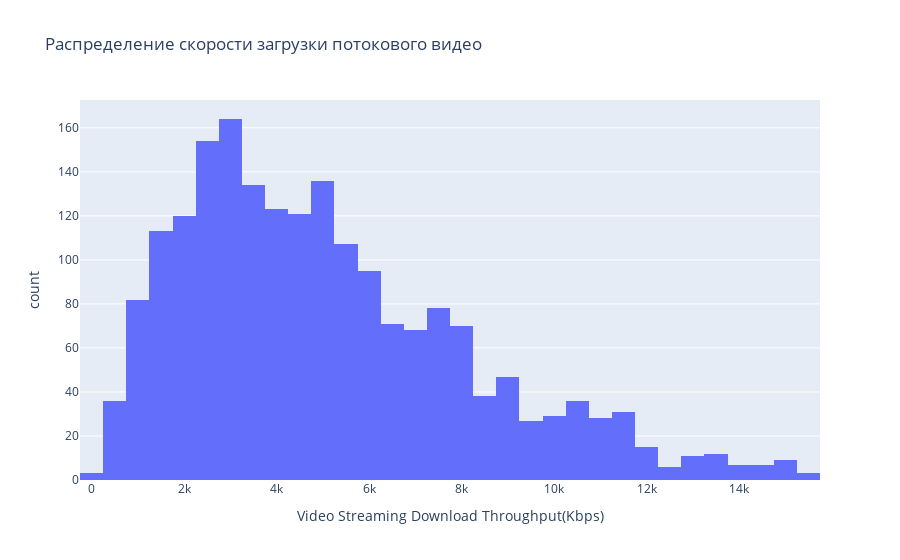

Here is the notebook cell this chart was saved with:
### Code cell
fig = px.histogram(data_Q1_Out, x='Video Streaming Download Throughput(Kbps)', title ='Распределение скорости загрузки потокового видео')
fig.show()

### Figure 1 — Plotly figure (JSON) as saved in the notebook; plotly's stock layout.template omitted (floating-point values rounded to 4 significant figures; data arrays with more than 128 entries replaced by an {"elided": "..."} marker saying what was removed)
{"data": [{"alignmentgroup": "True", "bingroup": "x", "hovertemplate": "Video Streaming Download Throughput(Kbps)=%{x}<br>count=%{y}<extra></extra>", "legendgroup": "", "marker": {"color": "#636efa"}, "name": "", "offsetgroup": "", "orientation": "v", "showlegend": false, "type": "histogram", "x": {"elided": "1981 float values"}, "xaxis": "x", "yaxis": "y"}], "layout": {"barmode": "relative", "legend": {"tracegroupgap": 0}, "title": {"text": "Распределение скорости загрузки потокового видео"}, "xaxis": {"anchor": "y", "domain": [0, 1], "title": {"text": "Video Streaming Download Throughput(Kbps)"}}, "yaxis": {"anchor": "x", "domain": [0, 1], "title": {"text": "count"}}}}
